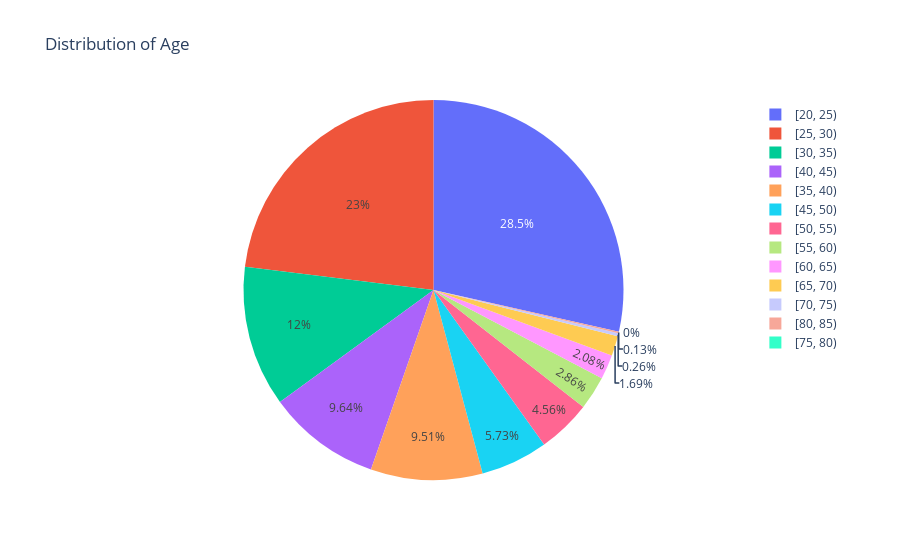

The code cell stored with this chart in its notebook:
### Code cell
# Group 'Age' into intervals of 5 years using pd.cut
age_intervals = pd.cut(df['Age'], bins=range(min(df['Age']) - 1, max(df['Age']) + 5, 5), right=False)

# Count how many records fall into each age group
age_counts = age_intervals.value_counts()

# Create a pie chart using Plotly to visualize age distribution
fig = go.Figure(data=[go.Pie(labels=age_counts.index.astype(str), values=age_counts.values)])

# Add a title to the chart
fig.update_layout(title_text='Distribution of Age')



# Display the chart
fig.show()

### Figure 1 — Plotly figure (JSON) as saved in the notebook; plotly's stock layout.template omitted (floating-point values rounded to 4 significant figures)
{"data": [{"labels": ["[20, 25)", "[25, 30)", "[30, 35)", "[40, 45)", "[35, 40)", "[45, 50)", "[50, 55)", "[55, 60)", "[60, 65)", "[65, 70)", "[70, 75)", "[80, 85)", "[75, 80)"], "type": "pie", "values": [219, 177, 92, 74, 73, 44, 35, 22, 16, 13, 2, 1, 0]}], "layout": {"title": {"text": "Distribution of Age"}}}
